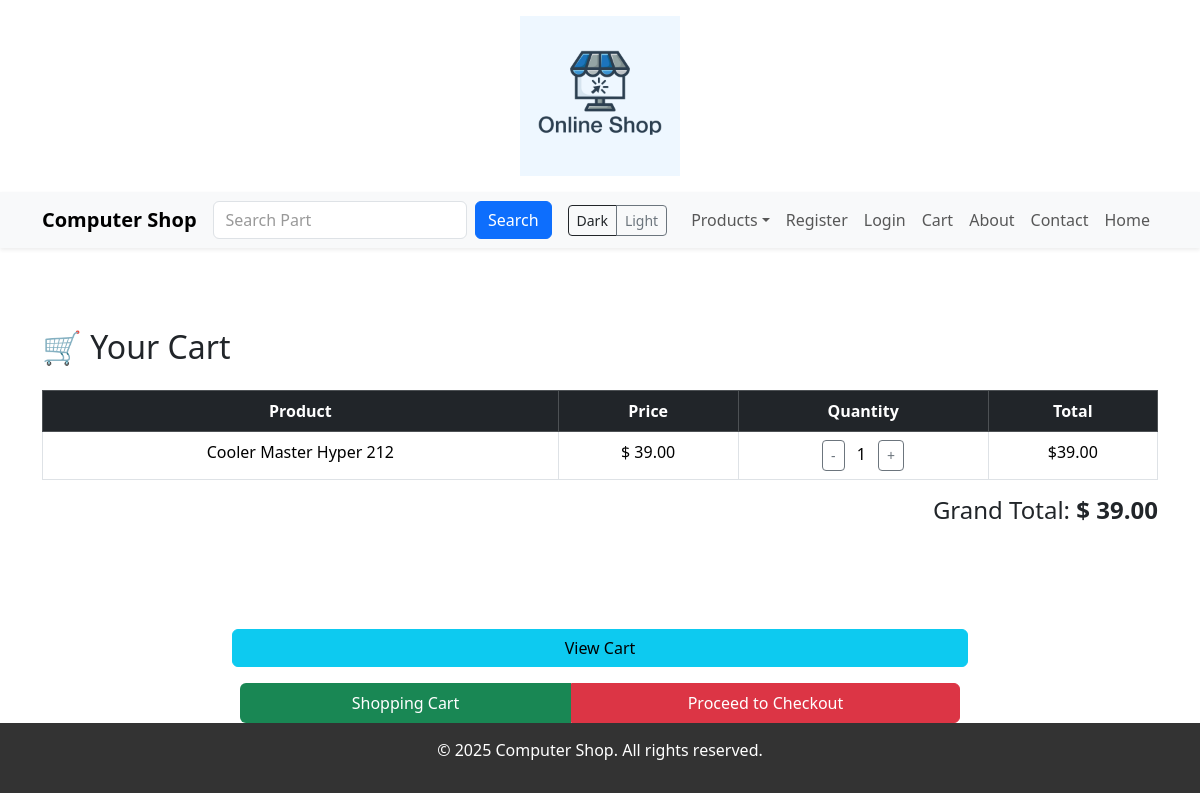
/php/cart.php, run on the app's committed database.
### tables this page shows
CREATE TABLE `cart` (
  `id` int(11) NOT NULL,
  `name` varchar(100) NOT NULL,
  `price` decimal(10,2) NOT NULL,
  `quantity` int(11) NOT NULL
);

### php/cart.php (the view)
<?php
require_once '../includes/header.php';
require_once '../includes/connect.php';
$result = mysqli_query($connect, "SELECT * FROM cart");
echo "<div class='container py-5'>";
echo "<h2 class='mb-4'>🛒 Your Cart</h2>";
if (mysqli_num_rows($result) > 0) {
    echo "<table class='table table-bordered text-center'>";
    echo "<thead class='table-dark'>
            <tr>
              <th>Product</th>
              <th>Price</th>
              <th>Quantity</th>
              <th>Total</th>
            </tr>
          </thead><tbody>";
    $grandTotal = 0;
    while ($row = mysqli_fetch_assoc($result)) {
        $originalTotal = $row['price'] * $row['quantity'];
        if (isset($_SESSION['email'])) {
            $discountedTotal = $originalTotal * 0.8;
            $grandTotal += $discountedTotal;
            $isDiscounted = true;
        } else {
            $discountedTotal = $originalTotal;
            $grandTotal += $originalTotal;
            $isDiscounted = false;
        }
        echo "<tr>
                <td>{$row['name']}</td>
                <td>$ " . number_format($row['price'], 2) . "</td>
                <td>
                  <button class='btn btn-sm btn-outline-secondary quantity-btn' data-name='{$row['name']}' data-action='decrease'>-</button>
                  <span class='mx-2 quantity-value'>{$row['quantity']}</span>
                  <button class='btn btn-sm btn-outline-secondary quantity-btn' data-name='{$row['name']}' data-action='increase'>+</button>
                </td>
                <td>";
        if ($isDiscounted) {
            echo "<span class='text-decoration-line-through text-muted'>$" . number_format($originalTotal, 2) . "</span><br>";
            echo "<span class='text-success fw-bold'>$" . number_format($discountedTotal, 2) . "</span>";
        } else {
            echo "$" . number_format($originalTotal, 2);
        }
        echo "</td></tr>";
    }
    echo "</tbody></table>";
    echo "<h4 class='text-end'>Grand Total: <strong>$ " . number_format($grandTotal, 2) . "</strong></h4>";
} else {
    echo "<p>Your cart is empty.</p>";
}
echo "</div>";
require_once '../includes/footer.php';
?>

### data on the page
cart: name "Cooler Master Hyper 212", price "39.00", quantity "1"

### other printed values
$grandTotal "39.00"
